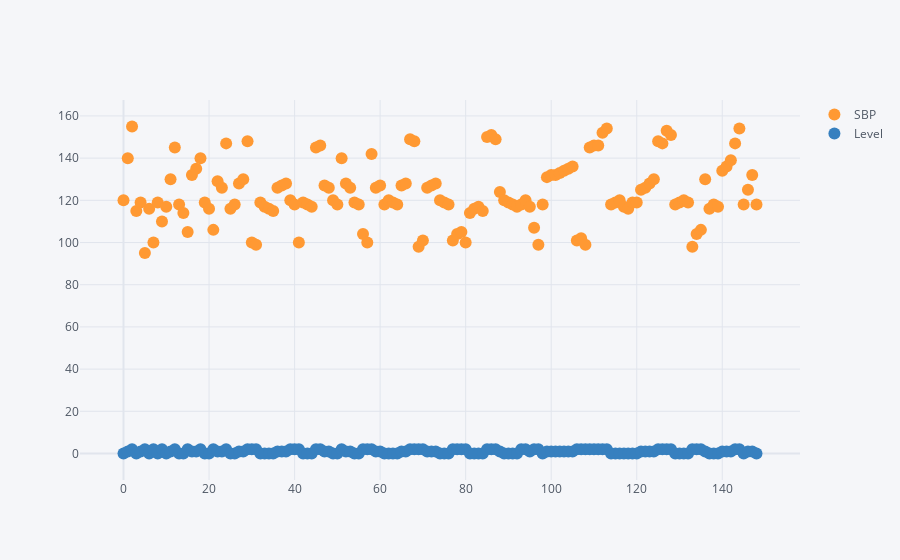

Notebook cell for this chart:
### Code cell
df[['SBP','Level']].iplot(kind = 'scatter',mode = 'markers')

### Figure 1 — Plotly figure (JSON) as saved in the notebook; plotly's stock layout.template omitted (floating-point values rounded to 4 significant figures; data arrays with more than 128 entries replaced by an {"elided": "..."} marker saying what was removed)
{"data": [{"line": {"color": "rgba(255, 153, 51, 1.0)", "dash": "solid", "shape": "linear", "width": 1.3}, "marker": {"size": 12, "symbol": "circle"}, "mode": "markers", "name": "SBP", "text": "", "type": "scatter", "x": {"elided": "149 int values"}, "y": {"elided": "149 int values"}}, {"line": {"color": "rgba(55, 128, 191, 1.0)", "dash": "solid", "shape": "linear", "width": 1.3}, "marker": {"size": 12, "symbol": "circle"}, "mode": "markers", "name": "Level", "text": "", "type": "scatter", "x": {"elided": "149 int values"}, "y": {"elided": "149 int values"}}], "layout": {"legend": {"bgcolor": "#F5F6F9", "font": {"color": "#4D5663"}}, "paper_bgcolor": "#F5F6F9", "plot_bgcolor": "#F5F6F9", "title": {"font": {"color": "#4D5663"}}, "xaxis": {"gridcolor": "#E1E5ED", "showgrid": true, "tickfont": {"color": "#4D5663"}, "title": {"font": {"color": "#4D5663"}, "text": ""}, "zerolinecolor": "#E1E5ED"}, "yaxis": {"gridcolor": "#E1E5ED", "showgrid": true, "tickfont": {"color": "#4D5663"}, "title": {"font": {"color": "#4D5663"}, "text": ""}, "zerolinecolor": "#E1E5ED"}}}
